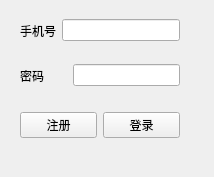
<?xml version="1.0" encoding="UTF-8"?>
<ui version="4.0">
 <class>Form</class>
 <widget class="QWidget" name="Form">
  <property name="geometry">
   <rect>
    <x>0</x>
    <y>0</y>
    <width>214</width>
    <height>177</height>
   </rect>
  </property>
  <property name="windowTitle">
   <string>测试人员登录</string>
  </property>
  <widget class="QWidget" name="horizontalLayoutWidget">
   <property name="geometry">
    <rect>
     <x>20</x>
     <y>10</y>
     <width>160</width>
     <height>41</height>
    </rect>
   </property>
   <layout class="QHBoxLayout" name="horizontalLayout">
    <item>
     <widget class="QLabel" name="label">
      <property name="text">
       <string>手机号</string>
      </property>
     </widget>
    </item>
    <item>
     <widget class="QLineEdit" name="lineEdit">
      <property name="font">
       <font>
        <pointsize>9</pointsize>
       </font>
      </property>
      <property name="toolTip">
       <string/>
      </property>
      <property name="statusTip">
       <string/>
      </property>
      <property name="maxLength">
       <number>10</number>
      </property>
     </widget>
    </item>
   </layout>
  </widget>
  <widget class="QWidget" name="horizontalLayoutWidget_2">
   <property name="geometry">
    <rect>
     <x>20</x>
     <y>50</y>
     <width>160</width>
     <height>51</height>
    </rect>
   </property>
   <layout class="QHBoxLayout" name="horizontalLayout_2">
    <item>
     <widget class="QLabel" name="label_2">
      <property name="text">
       <string>密码</string>
      </property>
     </widget>
    </item>
    <item>
     <spacer name="horizontalSpacer">
      <property name="orientation">
       <enum>Qt::Horizontal</enum>
      </property>
      <property name="sizeHint" stdset="0">
       <size>
        <width>25</width>
        <height>20</height>
       </size>
      </property>
     </spacer>
    </item>
    <item>
     <widget class="QLineEdit" name="lineEdit_2"/>
    </item>
   </layout>
  </widget>
  <widget class="QWidget" name="horizontalLayoutWidget_3">
   <property name="geometry">
    <rect>
     <x>20</x>
     <y>100</y>
     <width>160</width>
     <height>51</height>
    </rect>
   </property>
   <layout class="QHBoxLayout" name="horizontalLayout_3">
    <item>
     <widget class="QPushButton" name="pushButton">
      <property name="text">
       <string>注册</string>
      </property>
     </widget>
    </item>
    <item>
     <widget class="QPushButton" name="pushButton_2">
      <property name="text">
       <string>登录</string>
      </property>
     </widget>
    </item>
   </layout>
  </widget>
 </widget>
 <resources/>
 <connections>
  <connection>
   <sender>pushButton</sender>
   <signal>clicked()</signal>
   <receiver>Form</receiver>
   <slot>open_registerPage()</slot>
   <hints>
    <hint type="sourcelabel">
     <x>54</x>
     <y>124</y>
    </hint>
    <hint type="destinationlabel">
     <x>79</x>
     <y>151</y>
    </hint>
   </hints>
  </connection>
  <connection>
   <sender>pushButton_2</sender>
   <signal>clicked()</signal>
   <receiver>Form</receiver>
   <slot>open_workpla()</slot>
   <hints>
    <hint type="sourcelabel">
     <x>141</x>
     <y>121</y>
    </hint>
    <hint type="destinationlabel">
     <x>184</x>
     <y>87</y>
    </hint>
   </hints>
  </connection>
 </connections>
 <slots>
  <slot>open_registerPage()</slot>
  <slot>open_workpla()</slot>
 </slots>
</ui>
